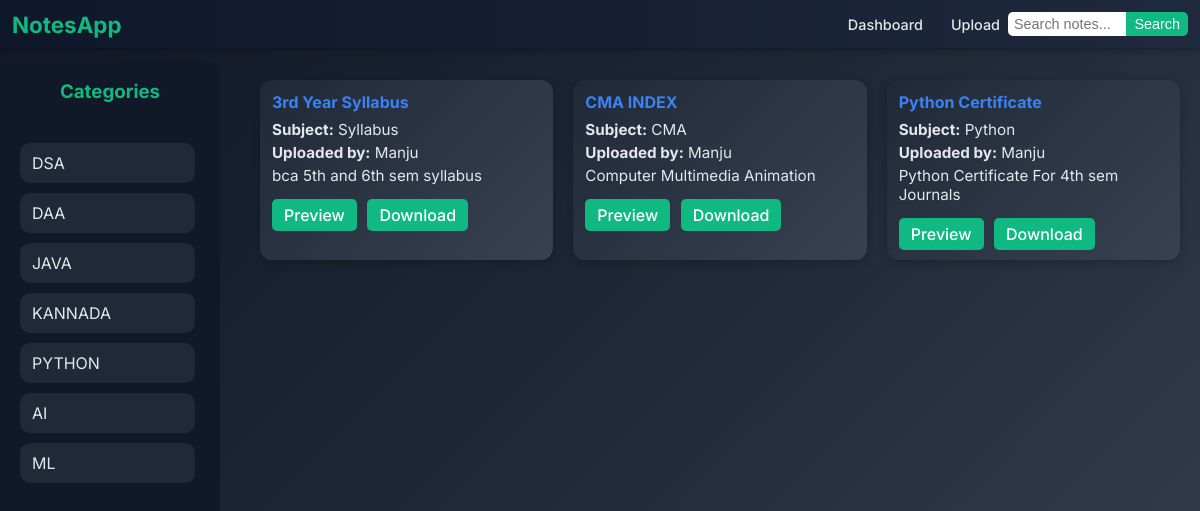
The app's page /notes (signed in) with its own data.
### tables this page shows
CREATE TABLE files_metadata (
            id INTEGER PRIMARY KEY AUTOINCREMENT,
            title TEXT NOT NULL,
            description TEXT,
            category TEXT NOT NULL,
            year INTEGER NOT NULL,
            branch TEXT NOT NULL,
            sem INTEGER NOT NULL,
            subject TEXT NOT NULL,
            filename TEXT NOT NULL,
            file_id TEXT,
            uploaded_by TEXT NOT NULL,
            uploaded_at TIMESTAMP DEFAULT CURRENT_TIMESTAMP
        );

### app.py (the view)
@app.route('/notes',methods=['GET', 'POST'])
def notes():
    err = ''
    all_notes = get_all_files_metadata("notes")
    if not all_notes:
        err = "No Note's Are Available"
    return render_template("pages.html",notes=all_notes,err=err,title = "Note's")

### app.py (called while the page is built)
@app.before_request
def require_login():
    if request.blueprint == 'admin':
        return
    routes_to_avoid = ['dashboard','auth.login','auth.register','auth.logout','admin.admin_login','static']
    if request.endpoint not in routes_to_avoid and 'user_id' not in session:
        return redirect(url_for('auth.login'))

### db.py (called while the page is built)
def get_all_files_metadata(category):
    conn = sqlite3.connect("notesapp.db")
    c = conn.cursor()
    c.execute("""
        SELECT title, subject, uploaded_by, description, file_id
        FROM files_metadata
        WHERE category = ?
        ORDER BY uploaded_at DESC
    """,(category,))
    rows = c.fetchall()
    conn.close()
    return rows

### templates/pages.html (shortened to what this page needs)
<!DOCTYPE html>
<html lang="en">
<head>
  <link rel="stylesheet" href="{{ url_for('static', filename='pages.css') }}">
</head>
<body>
  <div class="topbar">
    <div class="logo">NotesApp</div>
    <nav class="nav-links">
      <a href="/">Dashboard</a>
      <a href="/upload">Upload</a>
    </nav>
    <form class="search-box" action="/search" method="GET">
      <input type="text" name="query" placeholder="Search notes..." required>
      <button type="submit">Search</button>
    </form>
  </div>
  <div class="layout">
    <div class="sidebar">
      <h3>Categories</h3>
      <ul class="categories">
        <li><a href="/category/dsa">DSA</a></li>
        <li><a href="/category/daa">DAA</a></li>
        <li><a href="/category/java">JAVA</a></li>
        <li><a href="/category/kannada">KANNADA</a></li>
        <li><a href="/category/python">PYTHON</a></li>
        <li><a href="/category/ai">AI</a></li>
        <li><a href="/category/ml">ML</a></li>
      </ul>
    </div>
    <div class="main-content">
      {% for note in notes %}
      <div class="card">
        <h4>{{ note[0] }}</h4>
        <p><strong>Subject:</strong> {{ note[1] }}</p>
        <p><strong>Uploaded by:</strong> {{ note[2] }}</p>
        <p>{{ note[3] }}</p>
        <a href="/preview/{{ note[4] }}">Preview</a>
        <a href="/download/{{ note[4] }}">Download</a>
      </div>
      {% endfor %}
    </div>
  </div>
</body>
</html>

### static/pages.css (style rules this page uses)
* { margin: 0; padding: 0; box-sizing: border-box; }
body { font-family: 'Inter', sans-serif; color: #e5e7eb; background: linear-gradient(135deg, #111827, #1f2937, #374151); min-height: 100vh; }
.topbar { position: fixed; top: 0; left: 0; width: 100%; display: flex; justify-content: space-between; align-items: center; background: linear-gradient(90deg, #0f172a, #1e293b); padding: 6px 12px; z-index: 1000; box-shadow: 0 2px 6px rgba(0, 0, 0, 0.3); height: 6%; }
.topbar .logo { font-size: 1.4rem; font-weight: 700; color: #10b981; white-space: nowrap; }
.nav-links { display: flex; align-items: center; gap: 12px; flex: 1; justify-content: flex-end; }
.nav-links a { color: #e5e7eb; text-decoration: none; font-weight: 500; padding: 4px 8px; border-radius: 5px; transition: 0.2s; font-size: 0.9rem; }
.search-box { display: flex; flex-shrink: 0; max-width: 180px; }
.search-box input { padding: 4px 6px; border-radius: 5px 0 0 5px; border: none; outline: none; width: 100%; font-size: 0.9rem; }
.search-box button { padding: 4px 8px; border: none; background: #10b981; color: white; border-radius: 0 5px 5px 0; cursor: pointer; font-size: 0.9rem; transition: 0.2s; }
.layout { display: flex; padding-top: 60px; gap: 20px; }
.sidebar { width: 220px; background: #111827; color: #10b981; padding: 20px; border-radius: 15px; height: calc(100vh - 60px); display: flex; flex-direction: column; gap: 20px; }
.sidebar h3 { text-align: center; margin-bottom: 20px; color: #10b981; }
.sidebar .categories { display: flex; flex-direction: column; list-style: none; gap: 10px; overflow-y: auto; padding-right: 5px; }
.sidebar .categories li a { display: block; padding: 10px 12px; border-radius: 10px; text-decoration: none; color: #e5e7eb; background: #1f2937; transition: 0.2s; }
.main-content { flex: 1; padding: 20px; display: grid; grid-template-columns: repeat(auto-fill, minmax(250px, 1fr)); grid-auto-rows: min-content; gap: 20px; }
.card { background: linear-gradient(135deg, #1f2937, #374151); padding: 12px; border-radius: 12px; box-shadow: 0 3px 10px rgba(0, 0, 0, 0.2); transition: transform 0.2s, box-shadow 0.2s; color: #e5e7eb; height: 180px; overflow: hidden; }
.card h4 { color: #3b82f6; margin-bottom: 8px; }
.card p { font-size: 0.95rem; margin: 4px 0; }
.card a { display: inline-block; margin-top: 10px; padding: 6px 12px; background: #10b981; color: white; text-decoration: none; border-radius: 5px; font-weight: 500; margin-right: 6px; }

### records on screen
files_metadata: title "3rd Year Syllabus", subject "Syllabus", uploaded_by "Manju", description "bca 5th and 6th sem syllabus"
files_metadata: title "CMA INDEX", subject "CMA", uploaded_by "Manju", description "Computer Multimedia Animation"
files_metadata: title "Python Certificate", subject "Python", uploaded_by "Manju", description "Python Certificate For 4th sem Journals"
